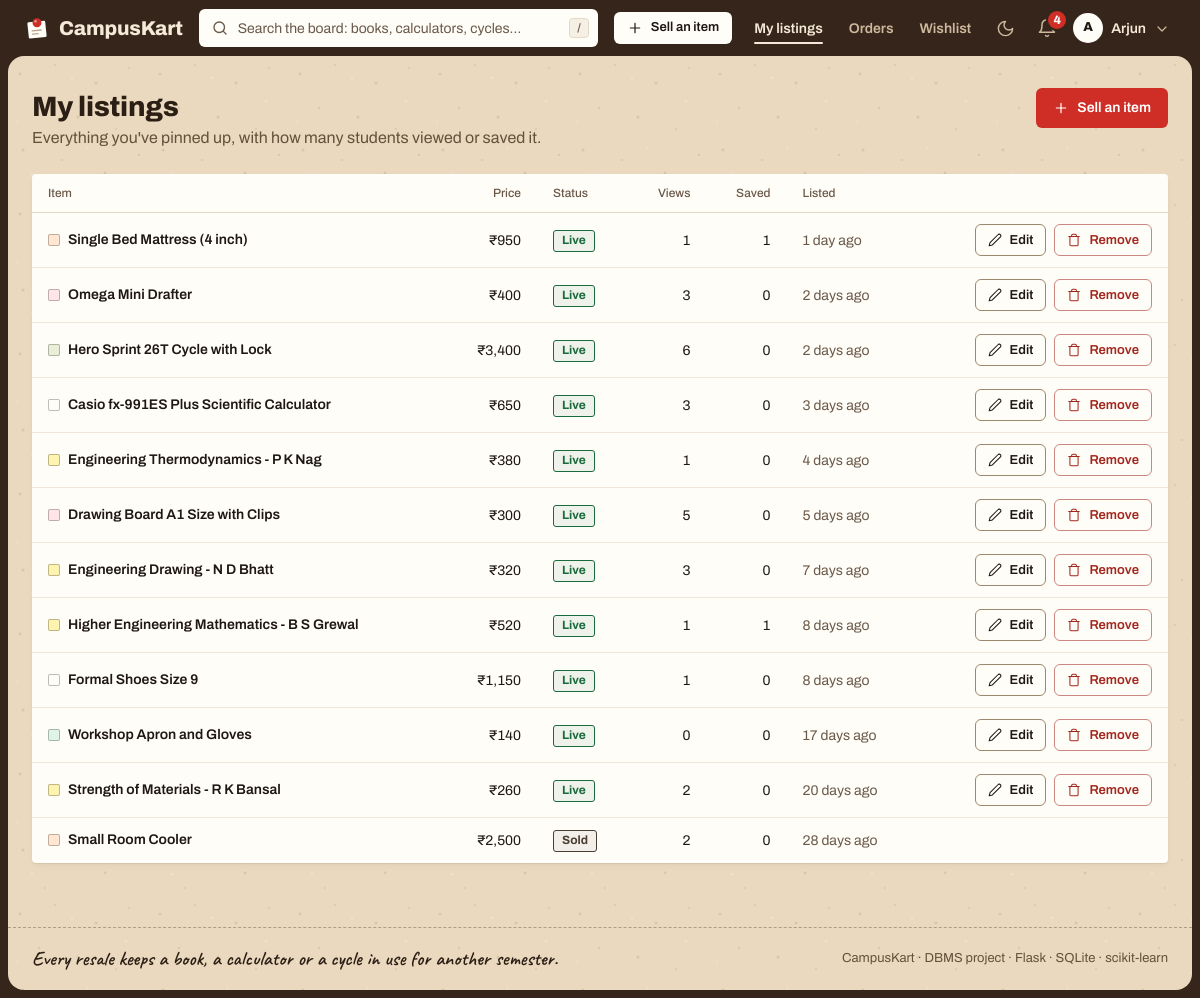
The app's page /my-listings (signed in) with its own data.
### tables this page shows
CREATE TABLE users (
    user_id       INTEGER PRIMARY KEY AUTOINCREMENT,
    name          TEXT    NOT NULL,
    email         TEXT    NOT NULL UNIQUE,
    password_hash TEXT    NOT NULL,
    role          TEXT    NOT NULL DEFAULT 'user' CHECK (role IN ('user', 'admin')),
    branch        TEXT,
    year          INTEGER CHECK (year BETWEEN 1 AND 4),
    phone         TEXT,
    is_blocked    INTEGER NOT NULL DEFAULT 0 CHECK (is_blocked IN (0, 1)),
    created_at    TEXT    NOT NULL DEFAULT (datetime('now', 'localtime'))
);

CREATE TABLE products (
    product_id     INTEGER PRIMARY KEY AUTOINCREMENT,
    seller_id      INTEGER NOT NULL REFERENCES users(user_id) ON DELETE CASCADE,
    category_id    INTEGER NOT NULL REFERENCES categories(category_id),
    title          TEXT    NOT NULL,
    description    TEXT    NOT NULL,
    original_price REAL    NOT NULL CHECK (original_price > 0),
    price          REAL    NOT NULL CHECK (price > 0),
    condition      TEXT    NOT NULL CHECK (condition IN ('New', 'Like New', 'Good', 'Fair')),
    age_months     INTEGER NOT NULL DEFAULT 0 CHECK (age_months >= 0),
    status         TEXT    NOT NULL DEFAULT 'available'
                   CHECK (status IN ('pending', 'available', 'sold', 'rejected', 'removed')),
    is_flagged     INTEGER NOT NULL DEFAULT 0 CHECK (is_flagged IN (0, 1)),
    spam_score     REAL    NOT NULL DEFAULT 0,      -- filled by AI spam detector
    flag_reason    TEXT,
    created_at     TEXT    NOT NULL DEFAULT (datetime('now', 'localtime'))
);

### app.py (the view)
@app.route("/my-listings")
@login_required
def my_listings():
    items = query("""SELECT d.*, (SELECT COUNT(*) FROM product_views v WHERE v.product_id = d.product_id) AS views,
                            (SELECT COUNT(*) FROM wishlist w WHERE w.product_id = d.product_id) AS wishes
                     FROM v_product_details d WHERE d.seller_id = ? AND d.status <> 'removed'
                     ORDER BY d.created_at DESC""", (g.user["user_id"],))
    return render_template("my_listings.html", items=items)

### app.py (called while the page is built)
def get_db():
    if "db" not in g:
        g.db = sqlite3.connect(DB_PATH)
        g.db.row_factory = sqlite3.Row
        g.db.execute("PRAGMA foreign_keys = ON")
    return g.db

def query(sql, args=(), one=False):
    rows = get_db().execute(sql, args).fetchall()
    return (rows[0] if rows else None) if one else rows

@app.before_request
def load_user():
    g.user = None
    if "user_id" in session:
        g.user = query("SELECT * FROM users WHERE user_id = ?", (session["user_id"],), one=True)
        if g.user is None or g.user["is_blocked"]:
            session.clear()
            g.user = None

def login_required(view):
    @wraps(view)
    def wrapped(*args, **kwargs):
        if g.user is None:
            flash("Log in to continue.", "info")
            return redirect(url_for("login", next=request.path))
        return view(*args, **kwargs)
    return wrapped

@app.context_processor
def inject_globals():
    unread = 0
    if g.user:
        unread = query("SELECT COUNT(*) AS n FROM notifications WHERE user_id = ? AND is_read = 0",
                       (g.user["user_id"],), one=True)["n"]
    return {"categories": query("SELECT * FROM categories ORDER BY category_id"),
            "unread_count": unread, "conditions": CONDITIONS}

@app.template_filter("inr")
def inr(value):
    n = str(int(round(value or 0)))
    if len(n) <= 3:
        return n
    head, tail = n[:-3], n[-3:]
    parts = []
    while len(head) > 2:
        parts.insert(0, head[-2:])
        head = head[:-2]
    if head:
        parts.insert(0, head)
    return ",".join(parts) + "," + tail

@app.template_filter("ago")
def time_ago(ts):
    try:
        dt = datetime.strptime(ts, "%Y-%m-%d %H:%M:%S")
    except (TypeError, ValueError):
        return ts
    secs = (datetime.now() - dt).total_seconds()
    for unit, size in (("day", 86400), ("hour", 3600), ("min", 60)):
        if secs >= size:
            n = int(secs // size)
            return f"{n} {unit}{'s' if n > 1 else ''} ago"
    return "just now"

### templates/my_listings.html (shortened to what this page needs)
{% extends "base.html" %}
{% from "_macros.html" import status_pill, icon, empty_state, swatch %}
{% block content %}
<div class="section-head page-head">
  <div>
    <h1>My listings</h1>
    <p>Everything you've pinned up, with how many students viewed or saved it.</p>
  </div>
  <a class="btn btn-pin" href="{{ url_for('sell') }}">{{ icon('plus', 16) }}Sell an item</a>
</div>
{% if items %}
<div class="card card-flush table-wrap">
  <table>
    <thead>
      <tr><th scope="col">Item</th><th scope="col" class="num">Price</th><th scope="col">Status</th>
          <th scope="col" class="num">Views</th><th scope="col" class="num">Saved</th><th scope="col">Listed</th>
          <th scope="col"><span class="sr-only">Actions</span></th></tr>
    </thead>
    <tbody>
    {% for p in items %}
    <tr>
      <td>
        <a class="item-link" href="{{ url_for('product', pid=p.product_id) }}">{{ swatch(p.category_id) }}{{ p.title }}</a>
      </td>
      <td class="num">₹{{ p.price|inr }}</td>
      <td>{{ status_pill(p.status) }}</td>
      <td class="num">{{ p.views }}</td>
      <td class="num">{{ p.wishes }}</td>
      <td class="muted nowrap">{{ p.created_at|ago }}</td>
      <td>
        {% if p.status in ['available', 'pending'] %}
        <div class="row-actions">
          <a class="btn btn-outline btn-sm" href="{{ url_for('edit_listing', pid=p.product_id) }}">{{ icon('edit', 14) }}Edit<span class="sr-only"> {{ p.title }}</span></a>
          <form class="inline" method="post" action="{{ url_for('remove_listing', pid=p.product_id) }}"
                data-confirm-title="Remove this listing?"
                data-confirm="“{{ p.title }}” will no longer be visible to buyers. You can list it again later."
                data-confirm-ok="Remove listing" data-confirm-cancel="Keep it" data-confirm-tone="danger">
            <button class="btn btn-danger-outline btn-sm">{{ icon('trash', 14) }}Remove<span class="sr-only"> {{ p.title }}</span></button>
          </form>
        </div>
        {% endif %}
      </td>
    </tr>
    {% endfor %}
    </tbody>
  </table>
</div>
{% else %}
{{ empty_state('package', "You haven't listed anything yet",
               'Old books, calculators and lab gear sell fast. We will even suggest a fair price.',
               'Sell your first item', url_for('sell')) }}
{% endif %}
{% endblock %}

### templates/base.html (shortened to what this page needs)
{% from "_macros.html" import icon, logo_mark %}
{% set ep = request.endpoint %}
<!doctype html>
<html lang="en">
<head>
  <link rel="stylesheet" href="{{ url_for('static', filename='style.css') }}">
</head>
<body>
<header class="site-header">
  <div class="container header-row">
    <a class="logo" href="{{ url_for('index') }}" aria-label="CampusKart home">
      <span aria-hidden="true">CampusKart</span>
    </a>
    {% if not g.user or g.user.role != 'admin' %}
    <form class="search-bar" action="{{ url_for('search') }}" role="search">
      <input id="site-search" name="q" type="search" placeholder="Search the board: books, calculators, cycles…"
             value="{{ q or '' }}" autocomplete="off" enterkeyhint="search" aria-keyshortcuts="/">
      <kbd aria-hidden="true">/</kbd>
    </form>
    {% endif %}
    <nav class="nav-links" aria-label="Main">
      {% if g.user %}
        {% if g.user.role == 'admin' %}
          <a class="nav-link" href="{{ url_for('admin_dashboard') }}" {% if ep and ep.startswith('admin') %}aria-current="page"{% endif %}>{{ icon('shield', 16) }}Admin</a>
        {% else %}
          <a class="btn btn-sm btn-paper btn-sell" href="{{ url_for('sell') }}" {% if ep == 'sell' %}aria-current="page"{% endif %}>{{ icon('plus', 16) }}Sell an item</a>
          {% for e, label in [('my_listings', 'My listings'), ('orders', 'Orders'), ('wishlist', 'Wishlist')] %}
          <a class="nav-link" href="{{ url_for(e) }}" {% if ep == e %}aria-current="page"{% endif %}>{{ label }}</a>
          {% endfor %}
        {% endif %}
      {% endif %}
      <button class="icon-btn theme-toggle" type="button" id="theme-toggle" aria-label="Switch to dark theme">
        {{ icon('moon', 19, 'moon') }}{{ icon('sun', 19, 'sun') }}
      </button>
      {% if g.user %}
        <a class="icon-btn" href="{{ url_for('notifications') }}"
           aria-label="Notifications{% if unread_count %}, {{ unread_count }} unread{% endif %}"
           {% if ep == 'notifications' %}aria-current="page"{% endif %}>
          {{ icon('bell', 20) }}
          {% if unread_count %}<span class="badge-count" aria-hidden="true">{{ unread_count if unread_count < 10 else '9+' }}</span>{% endif %}
        </a>
        <div class="menu" data-menu>
          <button class="menu-trigger" type="button" aria-haspopup="true" aria-expanded="false" aria-controls="account-menu">
            <span class="avatar" aria-hidden="true">{{ g.user.name[0] }}</span>
            <span class="name">{{ g.user.name.split()[0] }}</span>
            <span class="chev">{{ icon('chevron-down', 16) }}</span>
          </button>
        </div>
      {% else %}
        <a class="nav-link keep" href="{{ url_for('login') }}" {% if ep == 'login' %}aria-current="page"{% endif %}>Log in</a>
        <a class="btn btn-sm btn-paper" href="{{ url_for('register') }}">Sign up</a>
      {% endif %}
    </nav>
  </div>
</header>
<div class="board">
<main id="main" tabindex="-1">
  <div class="container">
    {% block content %}{% endblock %}
  </div>
</main>
<footer class="site-footer">
  <div class="container">
    <span class="note">Every resale keeps a book, a calculator or a cycle in use for another semester.</span>
    <span>CampusKart · DBMS project · Flask · SQLite · scikit-learn</span>
  </div>
</footer>
</div>
</body>
</html>

### templates/_macros.html (shortened to what this page needs)
{% macro icon(name, size=18, cls='') -%}
<svg class="icon {{ cls }}" width="{{ size }}" height="{{ size }}" viewBox="0 0 24 24" fill="none" stroke="currentColor" stroke-width="1.8" stroke-linecap="round" stroke-linejoin="round" aria-hidden="true" focusable="false">{{ ICONS.get(name, '')|safe }}</svg>
{%- endmacro %}
{% macro swatch(category_id) -%}
<span class="swatch paper-{{ category_id }}" aria-hidden="true"></span>
{%- endmacro %}
{% macro status_pill(s) %}
{% set css = {'available': 'good', 'placed': 'brand', 'completed': 'good', 'sold': 'brand',
              'pending': 'warn', 'cancelled': 'bad', 'rejected': 'bad', 'removed': 'bad',
              'countered': 'warn', 'accepted': 'good', 'withdrawn': 'quiet', 'expired': 'quiet'} %}
{% set label = {'placed': 'Awaiting pickup', 'pending': 'Pending', 'available': 'Live',
                'countered': 'Countered', 'rejected': 'Declined', 'withdrawn': 'Withdrawn'} %}
<span class="pill pill-{{ css.get(s, 'quiet') }}">{{ label.get(s, s|capitalize) }}</span>
{% endmacro %}

### records on screen
users: user "A", user.name "Arjun"
products: title "Single Bed Mattress (4 inch)", price|inr "950", get "Live", views "1", wishes "1", created_at|ago "1 day ago", {{ size }} 14 (drawn)
products: title "Omega Mini Drafter", price|inr "400", get "Live", views "3", wishes "0", created_at|ago "2 days ago", {{ size }} 14 (drawn)
products: title "Hero Sprint 26T Cycle with Lock", price|inr "3,400", get "Live", views "6", wishes "0", created_at|ago "2 days ago", {{ size }} 14 (drawn)
products: title "Casio fx-991ES Plus Scientific Calculator", price|inr "650", get "Live", views "3", wishes "0", created_at|ago "3 days ago", {{ size }} 14 (drawn)
products: title "Engineering Thermodynamics - P K Nag", price|inr "380", get "Live", views "1", wishes "0", created_at|ago "4 days ago", {{ size }} 14 (drawn)
products: title "Drawing Board A1 Size with Clips", price|inr "300", get "Live", views "5", wishes "0", created_at|ago "5 days ago", {{ size }} 14 (drawn)
products: title "Engineering Drawing - N D Bhatt", price|inr "320", get "Live", views "3", wishes "0", created_at|ago "7 days ago", {{ size }} 14 (drawn)
products: title "Higher Engineering Mathematics - B S Grewal", price|inr "520", get "Live", views "1", wishes "1", created_at|ago "8 days ago", {{ size }} 14 (drawn)
products: title "Formal Shoes Size 9", price|inr "1,150", get "Live", views "1", wishes "0", created_at|ago "8 days ago", {{ size }} 14 (drawn)
products: title "Workshop Apron and Gloves", price|inr "140", get "Live", views "0", wishes "0", created_at|ago "17 days ago", {{ size }} 14 (drawn)
products: title "Strength of Materials - R K Bansal", price|inr "260", get "Live", views "2", wishes "0", created_at|ago "20 days ago", {{ size }} 14 (drawn)
products: title "Small Room Cooler", price|inr "2,500", get "Sold", views "2", wishes "0", created_at|ago "28 days ago"

### other values on screen
{{ label }} "My listings" "Orders" "Wishlist"
{{ unread_count if unread_count < 10 else '9+' }} "4"
